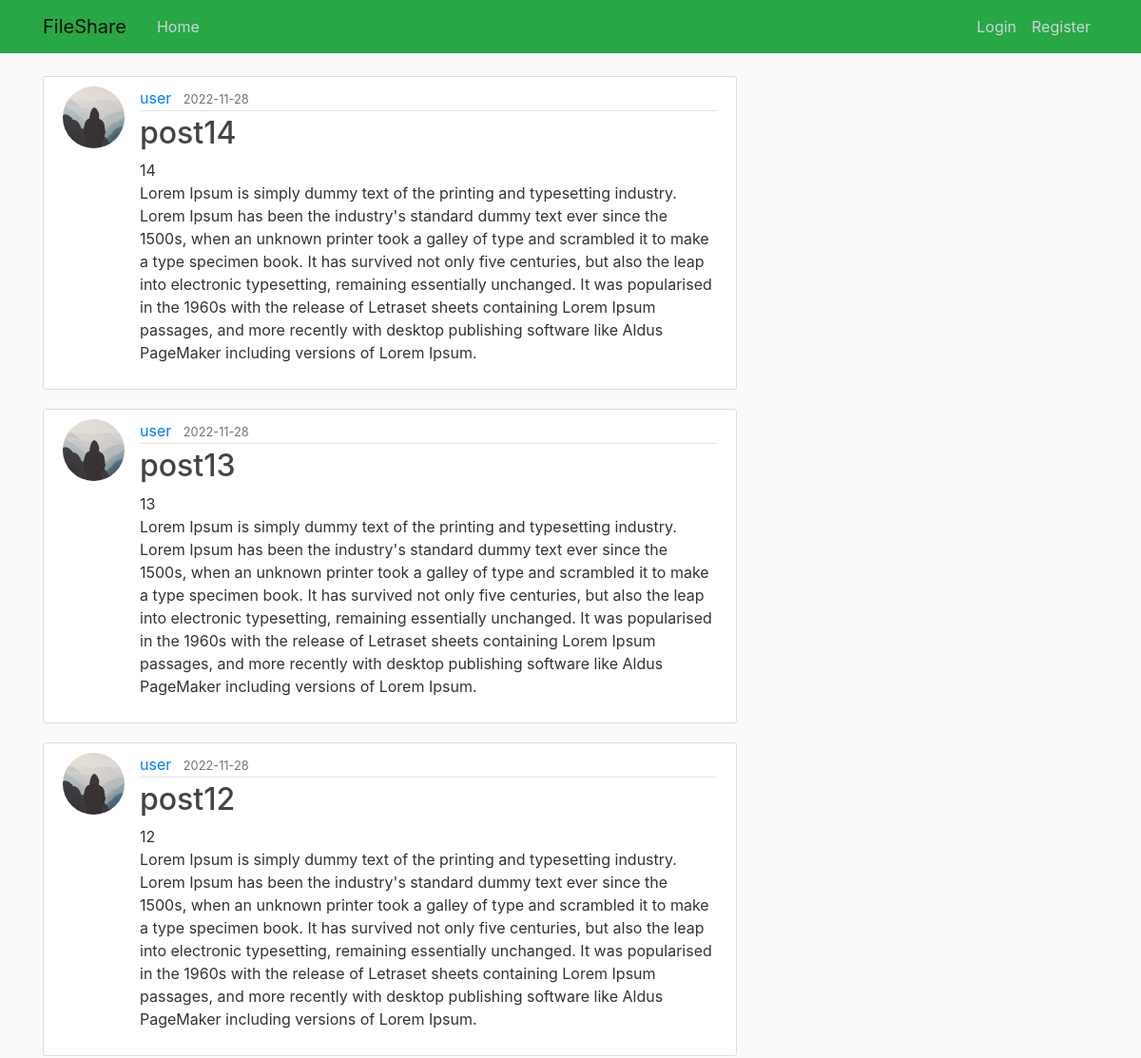
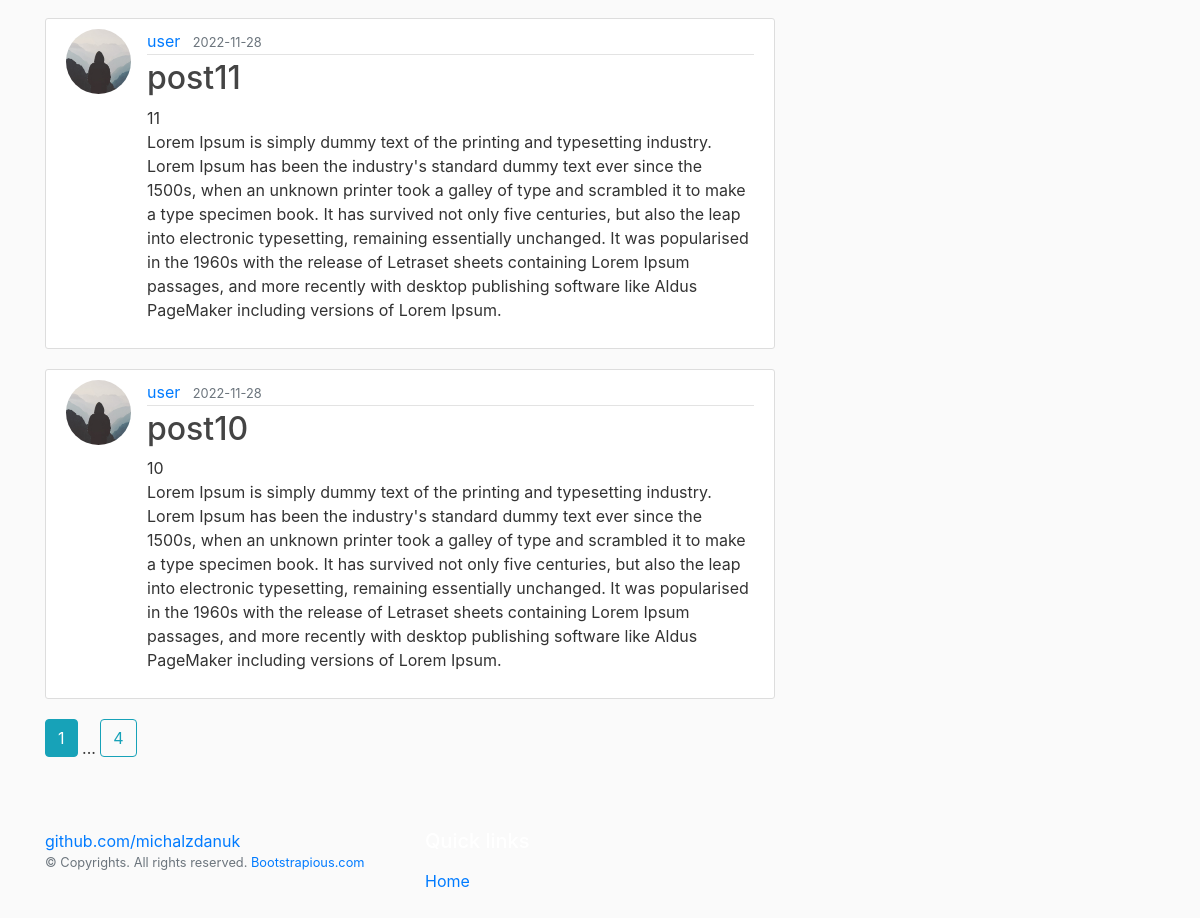
The page /home on the database its author committed (2 pictures, top to bottom).
### flaskapp/models.py (models this page shows, shortened)
class Post(db.Model):
    id = db.Column(db.Integer, primary_key=True)
    title = db.Column(db.String(100), nullable=False)
    date_posted = db.Column(db.DateTime, nullable=False, default=datetime.utcnow)
    content = db.Column(db.Text, nullable=False)
    user_id = db.Column(db.Integer, db.ForeignKey('user.id'), nullable=False)

class User(db.Model, UserMixin):
    id = db.Column(db.Integer, primary_key=True)
    username = db.Column(db.String(20), unique=True, nullable=False)
    email = db.Column(db.String(120), unique=True, nullable=False)
    image_file = db.Column(db.String(20), nullable=False, default='default.jpg')
    password = db.Column(db.String(60), nullable=False)
    posts = db.relationship('Post', backref='author', lazy=True)

### flaskapp/routes.py (the view)
@app.route("/")
@app.route("/home")
def home():
    page = request.args.get('page', 1, type=int)
    posts = Post.query.order_by(Post.date_posted.desc()).paginate(page=page,per_page=5)
    session['attempt']=5
    return render_template('home.html', posts=posts)

### flaskapp/templates/home.html
{% extends "layout.html" %}
{% block content %}
    {% for post in posts.items %}
        <article class="media content-section">
            <img class="rounded-circle article-img" src="{{ url_for('static', filename='profile_pics/') + post.author.image_file }}">
            <div class="media-body">
            <div class="article-metadata">
                <a class="mr-2" href="{{ url_for('user_posts', username=post.author.username) }}">{{ post.author.username }}</a>
                <small class="text-muted">{{ post.date_posted.strftime('%Y-%m-%d') }}</small>
            </div>
            <h2><a class="article-title" href="{{ url_for('post', post_id=post.id) }}">{{ post.title }}</a></h2>
            <p class="article-content">{{ post.content }}</p>
            </div>
        </article>
    {% endfor %}
    {% for page_num in posts.iter_pages(left_edge=1, right_edge=1, left_current=1, right_current=1) %}
        {% if page_num %}
            {% if posts.page == page_num %}
                <a class="btn btn-info mb-4" href="{{url_for('home', page=page_num) }}">{{ page_num }}</a>
            {% else %}
                <a class="btn btn-outline-info mb-4" href="{{url_for('home', page=page_num) }}">{{ page_num }}</a>
            {% endif %}
        {% else %}
            ...
        {% endif %}
    {% endfor %}
{% endblock content %}

### flaskapp/templates/layout.html (shortened to what this page needs)
<!DOCTYPE html>
<html>
<head>
    <link rel="stylesheet" href="https://maxcdn.bootstrapcdn.com/bootstrap/4.0.0/css/bootstrap.min.css">
    <link rel="stylesheet" type="text/css" href="{{ url_for('static', filename='main.css') }}">
</head>
<body>
    <header class="site-header">
        <nav class="navbar navbar-expand-md navbar-light bg-success fixed-top">
          <div class="container">
            <a class="navbar-brand mr-4" href="/">FileShare</a>
            <div class="collapse navbar-collapse" id="navbarToggle">
              <div class="navbar-nav mr-auto">
                <a class="nav-item nav-link" href="{{ url_for('home') }}">Home</a>
              </div>
              <div class="navbar-nav">
                {% if current_user.is_authenticated %}
                  <a class="nav-item nav-link" href="{{ url_for('new_post') }}">New Post</a>
                  <a class="nav-item nav-link" href="{{ url_for('account') }}">Account</a>
                  <a class="nav-item nav-link" href="{{ url_for('logout') }}">Logout</a>
                {% else %}
                  <a class="nav-item nav-link" href="{{ url_for('login') }}">Login</a>
                  <a class="nav-item nav-link" href="{{ url_for('register') }}">Register</a>
                {% endif %}
              </div>
            </div>
          </div>
        </nav>
    </header>
    <main role="main" class="container">
        <div class="row">
          <div class="col-md-8">
            {% block content %}{% endblock %}
          </div>
        </div>
      </main>
    <footer class="w-100 py-4 flex-shrink-0">
      <div class="container py-4">
          <div class="row gy-4 gx-5">
              <div class="col-lg-4 col-md-6">
                  <a href="https://github.com/michalzdanuk">github.com/michalzdanuk</a>
                  <p class="small text-muted mb-0">&copy; Copyrights. All rights reserved. <a class="text-primary" href="#">Bootstrapious.com</a></p>
              </div>
              <div class="col-lg-2 col-md-6">
                  <h5 class="text-white mb-3">Quick links</h5>
                  <ul class="list-unstyled text-muted">
                      <li><a href="{{ url_for('home') }}">Home</a></li>
                  </ul>
              </div>
          </div>
      </div>
  </footer>
  </body>
</html>

### flaskapp/static/main.css (style rules this page uses)
body { background: #fafafa; color: #333333; margin-top: 5rem; }
h1,h2,h3,h4,h5,h6 { color: #444444; }
.site-header .navbar-nav .nav-link { color: #cbd5db; }
.content-section { background: #ffffff; padding: 10px 20px; border: 1px solid #dddddd; border-radius: 3px; margin-bottom: 20px; }
.article-title { color: #444444; }
.article-content { white-space: pre-line; }
.article-img { height: 65px; width: 65px; margin-right: 16px; }
.article-metadata { padding-bottom: 1px; margin-bottom: 4px; border-bottom: 1px solid #e3e3e3 }

### rows shown on the page
Post: image_file (placeholder picture), author.username "user", date_posted "2022-11-28", title "post14", content "14 Lorem Ipsum is simply dummy text of the printing and typesetting industry. Lorem Ipsum has been the industry's standard dummy text ever since the 1500s, when an unknown printer took a galley of type and scrambled it to make a type specimen book. It has survived not only five centuries, but also the leap into electronic typesetting, remaining essentially unchanged. It was popularised in the 1960s with the release of Letraset sheets containing Lorem Ipsum passages, and more recently with desktop publishing software like Aldus PageMaker including versions of Lorem Ipsum."
Post: image_file (placeholder picture), author.username "user", date_posted "2022-11-28", title "post13", content "13 Lorem Ipsum is simply dummy text of the printing and typesetting industry. Lorem Ipsum has been the industry's standard dummy text ever since the 1500s, when an unknown printer took a galley of type and scrambled it to make a type specimen book. It has survived not only five centuries, but also the leap into electronic typesetting, remaining essentially unchanged. It was popularised in the 1960s with the release of Letraset sheets containing Lorem Ipsum passages, and more recently with desktop publishing software like Aldus PageMaker including versions of Lorem Ipsum."
Post: image_file (placeholder picture), author.username "user", date_posted "2022-11-28", title "post12", content "12 Lorem Ipsum is simply dummy text of the printing and typesetting industry. Lorem Ipsum has been the industry's standard dummy text ever since the 1500s, when an unknown printer took a galley of type and scrambled it to make a type specimen book. It has survived not only five centuries, but also the leap into electronic typesetting, remaining essentially unchanged. It was popularised in the 1960s with the release of Letraset sheets containing Lorem Ipsum passages, and more recently with desktop publishing software like Aldus PageMaker including versions of Lorem Ipsum."
Post: image_file (placeholder picture), author.username "user", date_posted "2022-11-28", title "post11", content "11 Lorem Ipsum is simply dummy text of the printing and typesetting industry. Lorem Ipsum has been the industry's standard dummy text ever since the 1500s, when an unknown printer took a galley of type and scrambled it to make a type specimen book. It has survived not only five centuries, but also the leap into electronic typesetting, remaining essentially unchanged. It was popularised in the 1960s with the release of Letraset sheets containing Lorem Ipsum passages, and more recently with desktop publishing software like Aldus PageMaker including versions of Lorem Ipsum."
Post: image_file (placeholder picture), author.username "user", date_posted "2022-11-28", title "post10", content "10 Lorem Ipsum is simply dummy text of the printing and typesetting industry. Lorem Ipsum has been the industry's standard dummy text ever since the 1500s, when an unknown printer took a galley of type and scrambled it to make a type specimen book. It has survived not only five centuries, but also the leap into electronic typesetting, remaining essentially unchanged. It was popularised in the 1960s with the release of Letraset sheets containing Lorem Ipsum passages, and more recently with desktop publishing software like Aldus PageMaker including versions of Lorem Ipsum."

### other values the page prints
{{ page_num }} "1"
{{ page_num }} "4"
